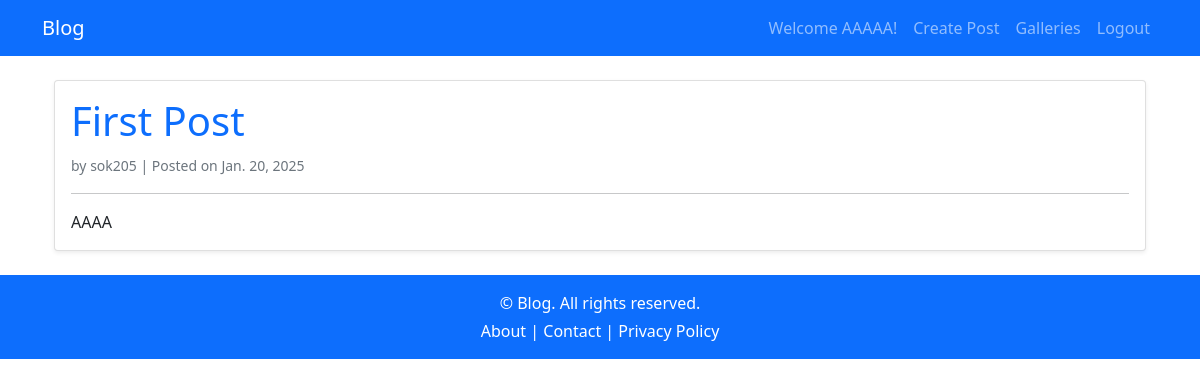
The app's page /feed/2/ (signed in) with its own data.
### blog/models.py (models this page shows, shortened)
class Post(models.Model):
    STATUS_CHOICES = [
        ("draft", "Draft"),
        ("published", "Published"),
    ]
    title = models.CharField(max_length=100)
    author = models.ForeignKey("auth.User", on_delete=models.CASCADE)
    content = models.TextField()
    created_at = models.DateTimeField(auto_now_add=True)
    updated_at = models.DateTimeField(auto_now = True)
    status = models.CharField(choices=STATUS_CHOICES, default = "draft", max_length = 10)
    posted_at = models.DateTimeField(blank = True, null = True)
    image = models.ImageField(upload_to = "posts/%Y/%m/%d", null=True, blank=True)
    class Meta:
        db_table = 'posts'

### blog/views.py (the view)
# urls.py: path("feed/<post_id>/", show_post, name="details"),
@login_required()
def show_post(request, post_id):
    post = None
    form_update = None
    post = get_object_or_404(Post, id = post_id )
    if request.method == "POST":
        form_update = UpdateForm(request.POST, instance=post)
        if form_update.is_valid():
            form_update.save()
            redirect("posts:user_view")
    if request.user == post.author:
        form_update = UpdateForm(instance=post)
    return render(request,"blog/details.html",{"post":post,"form_update":form_update})

### blog/templates/blog/details.html (shortened to what this page needs)
{% extends "blog/Base.html" %}
{% load crispy_forms_tags %}
{% block contents %}
<div class="container mt-4">
    {% if form_update %}
    <div class="card shadow-sm">
        <div class="card-body">
            <h2 class="card-title text-primary">Update Post</h2>
            <form method="post" class="mt-3">
                {% csrf_token %}
                {{ form_update|crispy }}
                <button type="submit" class="btn btn-primary">Update</button>
            </form>
        </div>
    </div>
    {% else %}
    <div class="card shadow-sm">
        <div class="card-body">
            <h1 class="card-title text-primary">{{ post.title }}</h1>
            <p class="text-muted"><small>by {{ post.author }} | Posted on {{ post.created_at|date }}</small></p>
            <hr>
            <p class="card-text">{{ post.content }}</p>
        </div>
    </div>
    {% endif %}
</div>
{% endblock %}

### blog/templates/blog/Base.html (shortened to what this page needs)
<!DOCTYPE html>
<html lang="en">
<head>
    <link href="https://cdn.jsdelivr.net/npm/bootstrap@5.0.2/dist/css/bootstrap.min.css" rel="stylesheet"
>
</head>
<body>
    <nav class="navbar navbar-expand-lg navbar-dark bg-primary">
        <div class="container">
            <a class="navbar-brand" href={% url 'posts:home' %}>Blog</a>
            <div class="collapse navbar-collapse" id="navbarNav">
                <ul class="navbar-nav ms-auto">
                    {% if not user.is_authenticated %}
                        <li class="nav-item">
                            <a class="nav-link" href="{% url 'posts:register' %}">Register</a>
                        </li>
                        <li class="nav-item">
                            <a class="nav-link" href="{% url 'posts:login' %}">Login</a>
                        </li>
                    {% else %}
                        <li class="nav-item">
                            <a class="nav-link" href="{% url 'posts:user_view' %}">Welcome {{ user.username }}!</a>
                        </li>
                        <li class = "nav-item">
                            <a class="nav-link" href="{% url 'posts:create_post' %}">Create Post</a>
                        </li>
                        <li class="nav-item">
                            <a class ="nav-link" href="{%  url 'galleries:list' %}">Galleries</a>
                        </li>
                        <li class = "nav-item">
                            <a class = "nav-link" href="{% url 'posts:user_logout' %}">Logout</a>
                        </li>
                    {% endif %}
                </ul>
            </div>
        </div>
    </nav>
    <div class="container mt-4">
        {% block contents %}{% endblock %}
    </div>
    <footer class="bg-primary text-white text-center py-3 mt-4">
    <div class="container">
        <p class="mb-1">&copy; Blog. All rights reserved.</p>
        <p class="mb-0">
            <a href=# class="text-white text-decoration-none">About</a> |
            <a href=# class="text-white text-decoration-none">Contact</a> |
            <a href=# class="text-white text-decoration-none">Privacy Policy</a>
        </p>
    </div>
</footer>
</body>
</html>

### records on screen
Post: title "First Post", author "sok205", created_at "Jan. 20, 2025", content "AAAA"

### other values on screen
{{ user.username }} "AAAAA"
